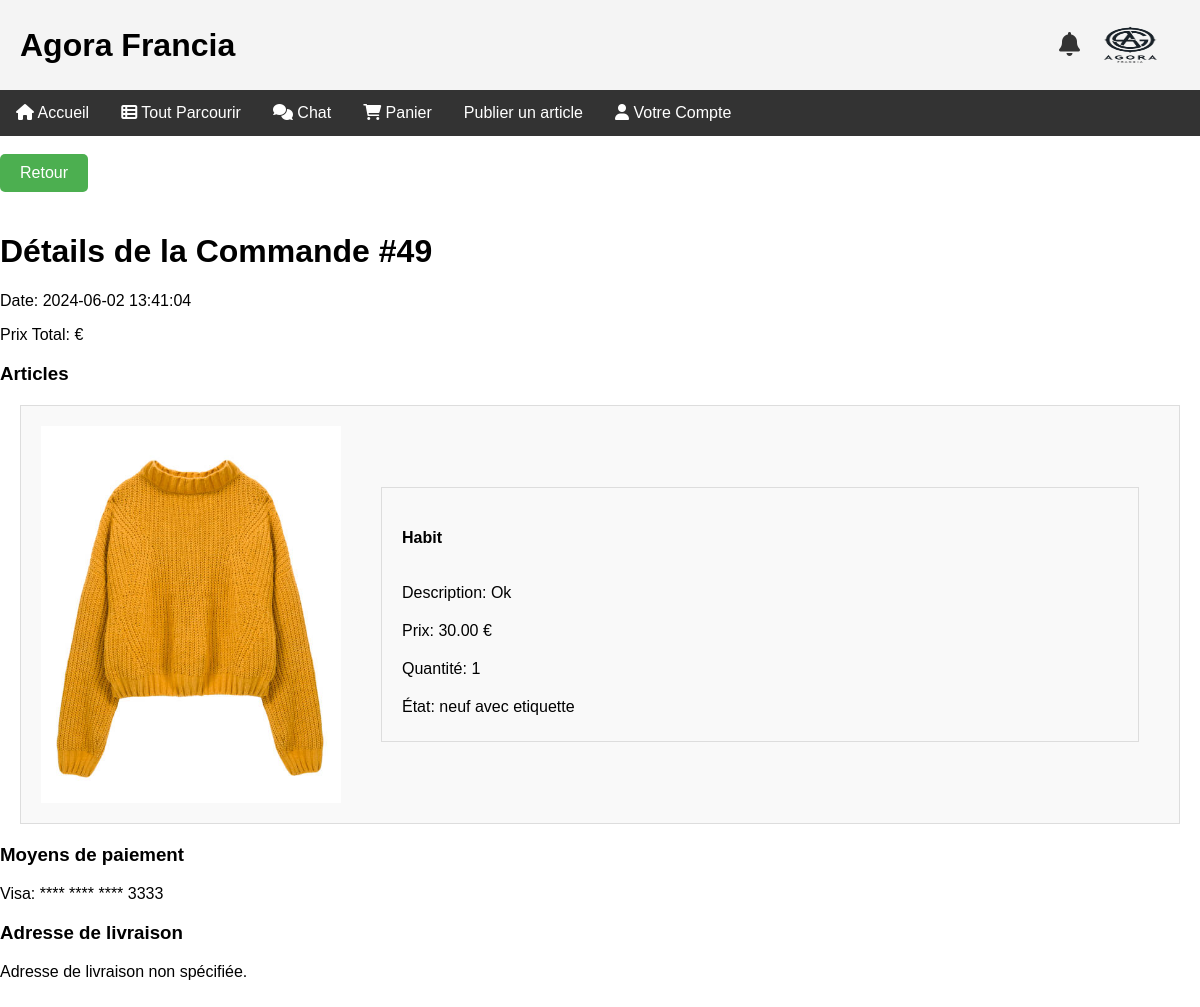
The app's page /order_details.php?commande_id=49 (signed in) with its own data.
### tables this page shows
CREATE TABLE `commandes` (
  `id` int(11) NOT NULL,
  `acheteur_id` int(11) DEFAULT NULL,
  `article_id` int(11) DEFAULT NULL,
  `quantite` int(11) DEFAULT NULL,
  `prix_total` decimal(10,2) DEFAULT NULL,
  `adresse_livraison` text DEFAULT NULL,
  `date_commande` timestamp NOT NULL DEFAULT current_timestamp(),
  `status` enum('en attente','expédiée','livrée','annulée') DEFAULT NULL,
  `type_transaction` enum('immediate','negociation','enchere') DEFAULT 'immediate'
);

CREATE TABLE `commandes_articles` (
  `id` int(11) NOT NULL,
  `commande_id` int(11) NOT NULL,
  `article_id` int(11) NOT NULL,
  `quantite` int(11) NOT NULL
);

CREATE TABLE `articles` (
  `id` int(11) NOT NULL,
  `nom` varchar(100) DEFAULT NULL,
  `description` text DEFAULT NULL,
  `categorie` enum('meubles','objets_art','accessoire_vip','materiels_scolaires') DEFAULT NULL,
  `prix` decimal(10,2) DEFAULT NULL,
  `quantite` int(11) DEFAULT NULL,
  `vendeur_id` int(11) DEFAULT NULL,
  `date_ajout` timestamp NOT NULL DEFAULT current_timestamp(),
  `type_vente` enum('immediate','negociation','enchere') DEFAULT NULL,
  `etat` enum('neuf avec etiquette','neuf sans etiquette','tres bon etat','bon etat','satisfaisant') DEFAULT NULL,
  `photo` varchar(255) DEFAULT NULL,
  `video` varchar(255) DEFAULT NULL,
  `date_fin` timestamp NOT NULL DEFAULT current_timestamp()
);

CREATE TABLE `cartes` (
  `id` int(11) NOT NULL,
  `utilisateur_id` int(11) DEFAULT NULL,
  `type_carte` enum('Visa','MasterCard','AmericanExpress','PayPal') DEFAULT NULL,
  `numero_carte` varchar(16) DEFAULT NULL,
  `nom_carte` varchar(100) DEFAULT NULL,
  `expiration` date DEFAULT NULL,
  `code_securite` varchar(4) DEFAULT NULL
);

### order_details.php (the view, shortened to what this page needs)
<?php
include 'db_connect.php';
$commande_id = $_GET['commande_id'];
$user_id = $_SESSION['user_id'];
$stmt = $pdo->prepare("SELECT * FROM commandes WHERE id = ? AND acheteur_id = ?");
$stmt->execute([$commande_id, $user_id]);
$commande = $stmt->fetch();
$stmt = $pdo->prepare("SELECT ca.quantite AS quantite_commandee, a.nom, a.description, a.photo, a.prix, a.etat
                        FROM commandes_articles ca
                        JOIN articles a ON ca.article_id = a.id
                        WHERE ca.commande_id = ?");
$stmt->execute([$commande_id]);
$articles_commandes = $stmt->fetchAll();
$adresse_livraison_json = $commande['adresse_livraison'];
$adresse_livraison = json_decode($adresse_livraison_json, true);
$stmt = $pdo->prepare("SELECT * FROM cartes WHERE utilisateur_id = ?");
$stmt->execute([$user_id]);
$cartes = $stmt->fetchAll();
?>
<!DOCTYPE html>
<html lang="fr">
<head>
    <link href="style.css" rel="stylesheet" type="text/css" />
    <link rel="stylesheet" href="https://cdnjs.cloudflare.com/ajax/libs/font-awesome/6.0.0-beta3/css/all.min.css">
</head>
<body>
<div class="wrapper">
    <div class="header">
        <h1>Agora Francia</h1>
        <div class="logo-notification">
            <a href="notifications.php" class="notification-icon"><i class="fas fa-bell"></i></a>
            <img src="logo.png" width="100" height="100" alt="logoAgora">
        </div>
    </div>
    <div class="navigation">
        <a href="index.html"><i class="fas fa-home"></i> Accueil</a>
        <a href="browse.php"><i class="fas fa-th-list"></i> Tout Parcourir</a>
        <a href="chat.php"><i class="fas fa-comments"></i> Chat</a>
        <a href="cart.php"><i class="fas fa-shopping-cart"></i> Panier</a>
        <?php if (isset($_SESSION['user_id'])): ?>
            <a href="publish_article.php">Publier un article</a>
        <?php endif; ?>
        <div class="dropdown">
            <a href="#votrecompte" class="dropbtn"><i class="fas fa-user"></i> Votre Compte</a>
        </div>
    </div>
    <br>
    <a href="mes_commandes.php" class="btn-retour">Retour</a>
    <h1>Détails de la Commande #<?php echo htmlspecialchars($commande['id'] ?? ''); ?></h1>
    <div class="commande-details">
        <p>Date: <?php echo htmlspecialchars($commande['date_commande'] ?? ''); ?></p>
        <p>Prix Total: <?php echo htmlspecialchars($commande['prix_total'] ?? ''); ?> €</p>
        <h3>Articles</h3>
        <?php if ($articles_commandes): ?>
            <?php foreach ($articles_commandes as $article): ?>
                <div class="article-container">
                    <?php if (!empty($article['photo'])): ?>
                        <img src="<?php echo htmlspecialchars($article['photo']); ?>" alt="Photo de l'article" class="article-photo">
                    <?php endif; ?>
                    <div class="article-details">
                        <h4><?php echo htmlspecialchars($article['nom'] ?? ''); ?></h4>
                        <p>Description: <?php echo htmlspecialchars($article['description'] ?? ''); ?></p>
                        <p>Prix: <?php echo htmlspecialchars($article['prix'] ?? ''); ?> €</p>
                        <p>Quantité: <?php echo htmlspecialchars($article['quantite_commandee'] ?? ''); ?></p>
                        <p>État: <?php echo htmlspecialchars($article['etat'] ?? ''); ?></p>
                    </div>
                </div>
            <?php endforeach; ?>
        <?php else: ?>
            <p>Aucun article associé à cette commande.</p>
        <?php endif; ?>
        <h3>Moyens de paiement</h3>
        <?php foreach ($cartes as $carte): ?>
            <p><?php echo htmlspecialchars($carte['type_carte'] ?? ''); ?>: **** **** **** <?php echo htmlspecialchars(substr($carte['numero_carte'], -4) ?? ''); ?></p>
        <?php endforeach; ?>
        <h3>Adresse de livraison</h3>
        <?php if ($adresse_livraison): ?>
            <p><?php echo htmlspecialchars($adresse_livraison['nom'] ?? ''); ?> <?php echo htmlspecialchars($adresse_livraison['prenom'] ?? ''); ?></p>
            <p><?php echo htmlspecialchars($adresse_livraison['adresse_ligne1']); ?></p>
            <p><?php echo htmlspecialchars($adresse_livraison['adresse_ligne2'] ?? ''); ?></p>
            <p><?php echo htmlspecialchars($adresse_livraison['ville']); ?>, <?php echo htmlspecialchars($adresse_livraison['code_postal']); ?></p>
            <p><?php echo htmlspecialchars($adresse_livraison['pays']); ?></p>
            <p><?php echo htmlspecialchars($adresse_livraison['numero_telephone']); ?></p>
        <?php else: ?>
            <p>Adresse de livraison non spécifiée.</p>
        <?php endif; ?>
    </div>
</body>
</html>

### style.css (style rules this page uses)
body { font-family: Arial, sans-serif; margin: 0; padding: 0; }
.wrapper { width: 100%; margin: 0 auto; min-height: 100vh; position: relative; padding-bottom: 50px; }
.header { background: #f4f4f4; padding: 20px; text-align: center; display: flex; justify-content: space-between; align-items: center; }
.header img { height: 50px; }
.header h1 { margin: 0; }
.navigation { background: #333; color: white; overflow: hidden; }
.navigation a { float: left; display: block; color: white; text-align: center; padding: 14px 16px; text-decoration: none; }
.logo-notification { display: flex; align-items: center; }
.notification-icon { margin-left: 10px; font-size: 24px; color: #333; }
.dropdown { float: left; overflow: hidden; }
.dropdown .dropbtn { font-size: 16px; border: none; outline: none; color: white; padding: 14px 16px; background-color: inherit; font-family: inherit; margin: 0; }
.article-details { margin: 20px; border: 1px solid #ddd; padding: 20px; }
.article-container { display: flex; align-items: center; justify-content: center; margin: 20px; border: 1px solid #ddd; padding: 20px; background-color: #f9f9f9; position: relative; }
.article-container img { max-width: 300px; margin-right: 20px; align-self: center; }
.article-details { flex-grow: 1; display: flex; flex-direction: column; gap: 10px; }
.article-details p { margin: 0; }
.article-container { display: flex; align-items: center; margin-bottom: 20px; border: 1px solid #ddd; padding: 20px; background-color: #f9f9f9; }
.article-photo { max-width: 150px; margin-right: 20px; }
.article-details { flex-grow: 1; }
.article-details p { margin: 5px 0; }

### order_details.php (style rules this page uses)
.btn-retour { display: inline-block; margin-bottom: 20px; padding: 10px 20px; background-color: #4CAF50; color: white; text-decoration: none; border-radius: 5px; }

### records on screen
commandes: id "49", date_commande "2024-06-02 13:41:04"
commandes_articles: article.photo (picture), article.nom "Habit", article.description "Ok", article.prix "30.00", quantite "1", article.etat "neuf avec etiquette"
cartes: type_carte "Visa", numero_carte "3333"
